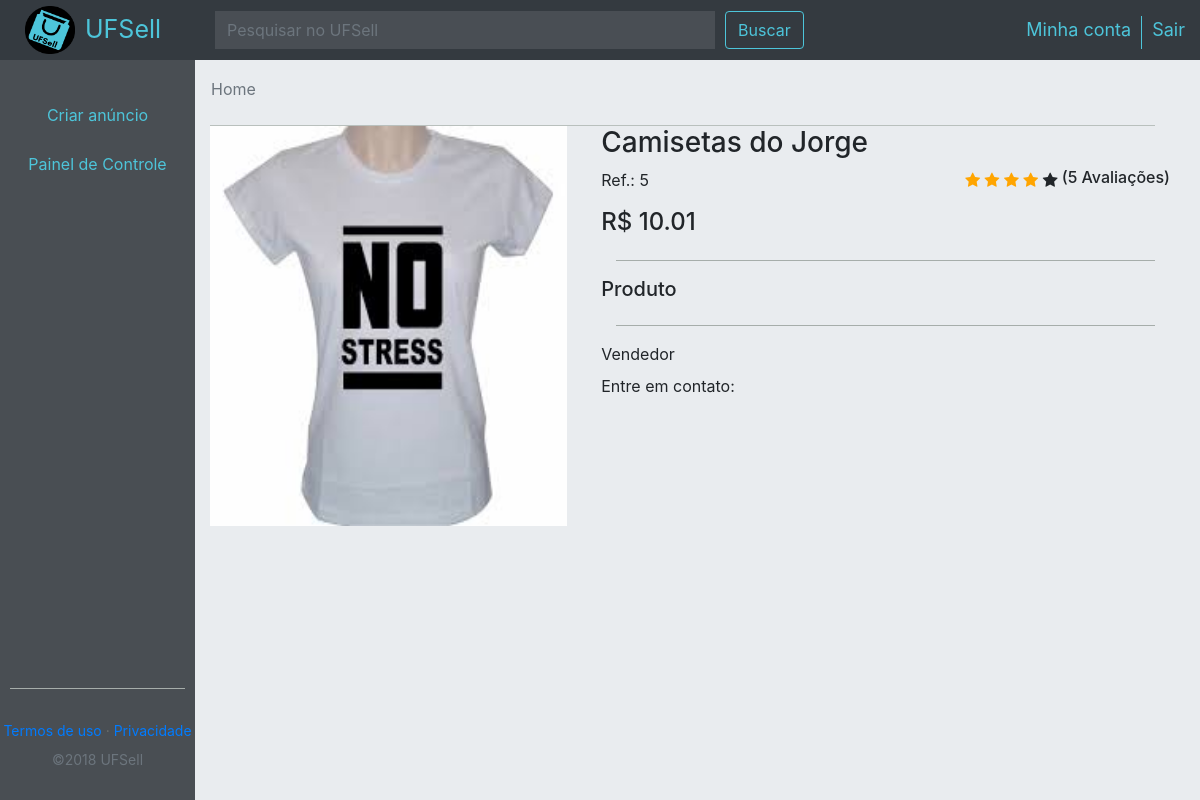
Page /vendedor/alterar.php?id_prod=5 (signed in) on the committed database.
### tables this page shows
CREATE TABLE IF NOT EXISTS `prod` (
  `id` int(11) NOT NULL,
  `id_org` int(11) NOT NULL,
  `nome` varchar(50) NOT NULL,
  `descr` varchar(500) NOT NULL,
  `preco` float NOT NULL,
  `img` varchar(150) NOT NULL,
  `qt_votos` int(11) NOT NULL,
  `aval` float NOT NULL
);

### vendedor/alterar.php (the view, shortened to what this page needs)
<?php
include('../connection/connection.php');
$script = "SELECT *
FROM prod
WHERE id='".$_GET['id_prod']."';";
$result = $conn->query($script);
$prod = $result->fetch_object();
?>
<!DOCTYPE html>
<html lang="pt-br">
    <head>
        <link rel="stylesheet" href="https://stackpath.bootstrapcdn.com/bootstrap/4.1.3/css/bootstrap.min.css">
		<link rel="stylesheet" href="https://cdnjs.cloudflare.com/ajax/libs/font-awesome/4.7.0/css/font-awesome.min.css">
        <link type="text/css" rel="stylesheet" href="../css/comprador.css">
        <link type="text/css" rel="stylesheet" hred="../css/vendedor.css">
    </head>
    <body>
        <nav class="navbar navbar-dark bg-dark flex-md-nowrap p-0">
            <div class="flexCustom d-flex justify-content-start">
                <div class="col-2 col-xl-2 col-lg-2 col-md-2">
                    <div class="d-flex flex-row">
                        <a href="./home.php"><img id="navLogo" src="../img/UFSell.png" alt="logo"></a>
                        <span class="spanUfs align-self-center">UFSell</span>
                    </div>
                </div>
                <div class="col-10 col-xl-10 col-lg-10 col-md-10">
                    <div class="d-flex flex-row justify-content-between">
                        <div class="d-flex justify-content-start">
                            <form action="./busca.php" method="get" id="formBusca">
								<input id="inputNav" class="form-control form-control-dark" name="busca" placeholder="Pesquisar no UFSell" type="text" aria-label="Search">
							</form>
							<button class="btn btn-outline-light" form="formBusca" type="submit">Buscar</button>
                        </div>
                        <div class="d-flex justify-content-end" style="margin-top: 15px;">
                            <div id="nav-itemP" class="nav-item">
                                <a href="./conta.php">Minha conta</a>
                            </div>
                            <div class="nav-item">
                                <a class="" href="./sair.php">Sair</a>
                            </div>
                        </div>
                    </div>
                </div>
            </div>
        </nav>
		<div id="defCol" class="col-12 col-md-12">
                <div id="defRow" class="row">
                    <div id="menu" class="col-2 col-md-2" style="padding-left:0px;">
                        <div class="divWrap">
                            <div id="btn-itemP" class="d-flex justify-content-center">
                                <a class="btn btn-light btnBorder" href="./adicionar.php">Criar anúncio</a>
                            </div>
                            <div class="d-flex justify-content-center">
                                <a class="btn btn-light btnBorder" href="./painel.php">Painel de Controle</a>
                            </div>
                        </div>
						<div class="footer">
                            <div class="hrFooter">
                                <hr>
                            </div>
							<div id="textFooter" class="row">
								<a href="#">Termos de uso</a>
								<label style="color: #6c706e;">&nbsp&middot&nbsp</label>
								<a href="#">Privacidade</a>
							</div>
							<div class="row" style="margin-bottom: 30px;">
								<span id="foot" class="text-muted">©2018 UFSell</span>
							</div>
						</div>
                    </div>
                    <div id="conteudo" class="col-10 col-md-10">
						<nav aria-label="breadcrumb" style="margin-top:5px; margin-left: -15px;">
							<ol class="breadcrumb">
								<li class="breadcrumb-item active" aria-current="page">Home</li>
							</ol>
						</nav>
						<div class="colD">
                            <div class="row">
									<div class="col-5 col-xl-5 col-lg-5 col-md-5">
										<img class="imgProd" src="img/<?php echo $prod->img; ?>">
									</div>
									<div class="col-7 col-xl-7 col-lg-7 col-md-7">
										<div class="row">
											<h3><?php echo $prod->nome; ?></h3>
										</div>
										<div class="row justify-content-between">
												<div class="obj1">
													Ref.:&nbsp<?php echo $prod->id; ?>
												</div>
												<div class="row">
													<ul class="rating ratingCustom">
														<span class="fa fa-star checked"></span>
														<span class="fa fa-star checked"></span>
														<span class="fa fa-star checked"></span>
														<span class="fa fa-star checked"></span>
														<span class="fa fa-star"></span>
													</ul>
													<h6 class="avalCard" style="margin-right:15px;">&nbsp(<?php echo $prod->qt_votos; ?> Avaliações)</h6>
												</div>
										</div>
										<div class="row">
											<h4>R$&nbsp<?php echo $prod->preco; ?></h4>
										</div>
										<hr class="hrProd">
										<div class="row">
											<h5>Produto&nbsp<?php echo $org; ?></h5>
										</div>
										<hr class="hrProd">
										<div class="row">
											<label>Vendedor&nbsp<?php echo  $vend; ?></label>
										</div>
										<div class="row">
											<label>Entre em contato:&nbsp <?php echo $tel; ?></label>
										</div>
									</div>
								</div>
							</div>
						</div>
                    </div>
                </div>
    </body>
</html>

### css/comprador.css (style rules this page uses)
html, body { position: relative; height: 100%; }
body { height: 100%; width: 100%; background-color:#e9ecef; }
nav { width: 100%; height: 60px; }
#navLogo { margin-top: 5px; margin-bottom: 5px; margin-left: 10px; margin-right: 10px; width: 50px; }
.flexCustom { width: 100%; }
#inputNav { margin-top: 10px; width: 500px; }
.nav-item { font-size: 18px; margin-left: 10px; }
#nav-itemP { padding-right: 10px; border-right: 1px solid; border-color: #4dc5da; }
.nav-item > a { color: #4dc5da; text-decoration: none; }
.spanUfs { color:#4dc5da; font-size: 25px; }
.btn-outline-light { margin-left: 10px; margin-top: 10px; height: 38px; color: #4dc5da; border-color: #4dc5da; }
.navbar .form-control { border-width: 0; border-radius: 0; }
.form-control-dark { color: #fff; background-color: rgba(255, 255, 255, .1); border-color: rgba(255, 255, 255, .1); }
#defCol { width: 100%; height: calc(100% - 60px); }
#defRow { width: 100%; height: 100%; }
.btn-light { background-color: #494e53; color: #4dc5da; padding-top: 12.5px; padding-bottom: 12.5px; border: none; border-radius: 0; width: 100%; }
#btn-itemP { margin-top: 30px; }
hr { width: 90%; background-color: #b9c0bd; }
.footer { width: 100%; }
.footer > .row { margin: 0px; font-size: 14px; display: flex; justify-content: center; }
#conteudo { background-color:#e9ecef; }
.colD { display: block; -webkit-hyphens: auto; -moz-hyphens: auto; -ms-hyphens: auto; hyphens: auto; width: 100%; border-top: 1px solid #000000; border-color: #b9c0bd; }
.checked { color: orange; }
#menu { padding: 0px; background-color: #494e53 !important; display: flex; flex-direction: column; height: 100%; width: 100%; z-index: 100; }
.divWrap { display: flex; flex-direction: column; flex: 1 0 auto; background-color: #494e53; }
.hrFooter { padding-top: 15px; padding-bottom: 15px; background-color: #494e53; }
.footer { display: flex; flex-direction: column; height: 143px; width: 100%; flex-shrink: 0; background-color: #494e53; }
.rating { padding-left: 15px; }
.ratingCustom { padding-left: 0px; }
.imgProd { width: 95%; height: 400px; }
.hrProd { width: 100%; }

### rows in the picture
prod: img (picture), nome "Camisetas do Jorge", id "5", qt_votos "5", preco "10.01"
